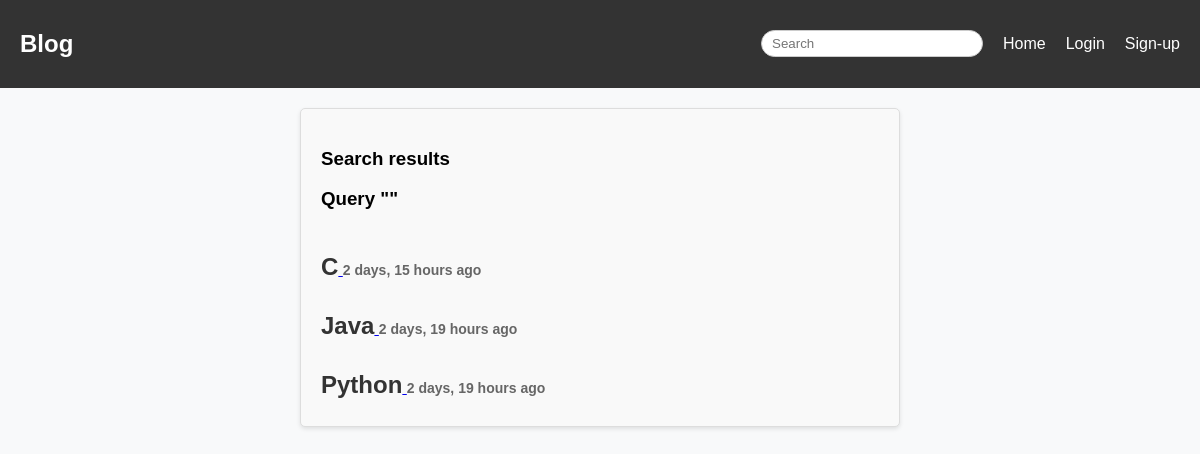
The app's page /search/ with its own data.
### base/models.py (models this page shows)
class Post(models.Model):
    title = models.CharField(max_length=255)
    slug = models.SlugField()
    intro = models.TextField()
    body = models.TextField()
    created_at = models.DateTimeField(auto_now_add=True)
    class Meta:
        ordering = ('-created_at',)

### base/views.py (the view)
# urls.py: path('search/', views.search, name='search'),
def search(request):
    query = request.GET.get('query', '')
    posts = Post.objects.filter(Q(title__icontains=query))
    return render(request, 'base/search.html', {'posts': posts, 'query': query})

### base/templates/base/search.html (shortened to what this page needs)
{% extends 'core/base.html' %}
{% block content %}
    <section class="hero">
        <div class="hero-body">
            <div class="container">
                <section class="section">
                    <div class="columns">
                        <div class="column is-8 is-offset-2">
                            <div class="content is-medium">
                                <h1>Search results</h1>
                                <h3>Query "{{ query }}"</h3>
                            </div>
                            {% for post in posts %}
                                <div class="content is-medium">
                                    <a href="{% url 'post_detail' post.slug %}">
                                        <h1 class="title">{{ post.title }}</h1>
                                        <h2 class="subtitle">{{ post.created_at|timesince }} ago</h2>
                                    </a>
                                </div>
                            {% empty %}
                                <div class="content">
                                    <p>No result for the given query...</p>
                                </div>
                            {% endfor %}
                        </div>
                    </div>
                </section>
            </div>
        </div>
    </section>
{% endblock %}

### static/css/style.css (style rules this page uses)
body { margin: 0; padding: 0; font-family: Arial, sans-serif; background-color: #f4f4f4; }
.container { background-color: #f9f9f9; border: 1px solid #ddd; border-radius: 5px; box-shadow: 0 2px 4px rgba(0, 0, 0, 0.1); padding: 20px; margin: 20px auto; max-width: 600px; width: 100%; box-sizing: border-box; }
.title { font-size: 24px; color: #333; margin-bottom: 5px; text-decoration: none; display: inline-block; }
.subtitle { font-size: 14px; color: #666; margin-bottom: 10px; text-decoration: none; display: inline-block; }
body { font-family: Arial, sans-serif; margin: 0; padding: 0; background-color: #f8f9fa; }

### records on screen
Post: title "C", created_at "2 days, 15 hours"
Post: title "Java", created_at "2 days, 19 hours"
Post: title "Python", created_at "2 days, 19 hours"
